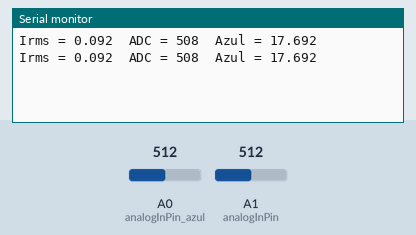
Simulated run of this sketch. Board: Arduino Uno, built with avr-gcc and run on an emulated ATmega328P. Parts: the last lines printed to the serial monitor. The inputs (shaded band) are chosen by the test bench; at power-on: A0 (analogInPin_azul) = 512, A1 (analogInPin) = 512.

Above: at 1.2 s.
1.3 s: A0 (analogInPin_azul) set to 490
At 2.2 s:
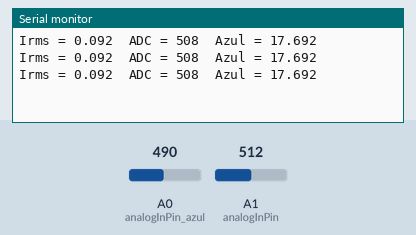
2.8 s: A1 (analogInPin) set to 490
At 3.4 s:
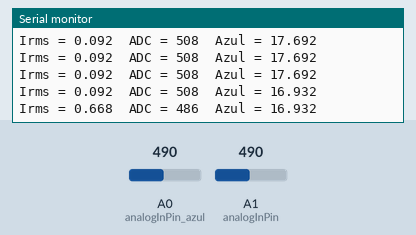
4.3 s: A0 (analogInPin_azul) set to 510
At 5.2 s:
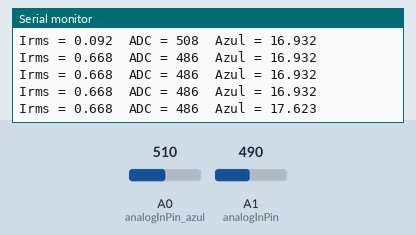
5.8 s: A1 (analogInPin) set to 510
At 6.4 s:
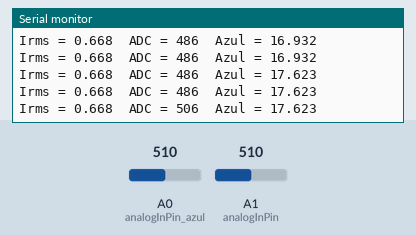
Timing chart, 0 to 8.3 s (numbered marks = the images above; inputs shaded):
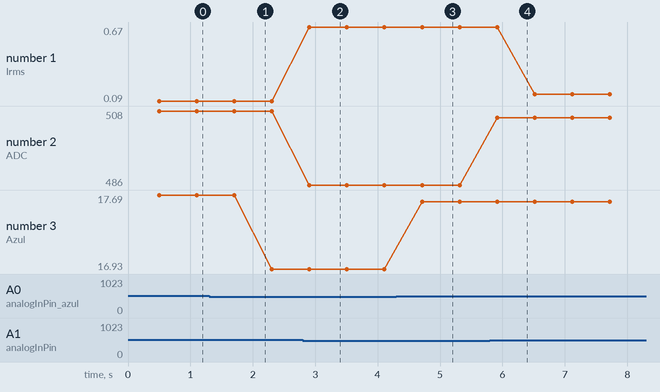

Measured:
- after the input at 2.8 s, the serial monitor: prints a new line after 0.11 s (image 2)
- after the input at 4.3 s, the serial monitor: prints a new line after 0.41 s (image 3)
- after the input at 5.8 s, the serial monitor: prints a new line after 0.11 s (image 4)
- plotted number 1: 0.09 → 0.67 after the input at 2.8 s, 0.67 → 0.14 after the input at 5.8 s
- plotted number 2: 508 → 486 after the input at 2.8 s, 486 → 506 after the input at 5.8 s
- plotted number 3: 17.69 → 16.93 after the input at 1.3 s, 16.93 → 17.62 after the input at 4.3 s

The sketch:

azul10A_y_ACS712.ino
```cpp
/*
  Comparaciòn Sensor YHDC 0-10A y Sensor ACS712

  Toma el dato del pin analògico YHDC 0-10A
  Toma el dato del pin analògico ACS712
  calcula la intensidad de la corriente con valores màximos
  durante medio segundo.

  Muestra el resultado de Irms

  modified 17 Enero 2017
  by Lucho & Andres
*/


// These constants won't change.  They're used to give names
// to the pins used:
const int analogInPin = A1;  // Analog input pin that the potentiometer is attached to
const int analogInPin_azul = A0;  // Analog input pin that the potentiometer is attached to
float sensibilidad = 0.066;
float sensibilidad_azul = 0.5;

float valor_reposo = 2.5;

float voltaje_sensor = 0;
float voltaje_sensor_azul = 0;
float intensidad_pico = 0;
float intensidad_pico_azul = 0;
float ruido = 0;
int ruido_anal = 4;

float sensorValue = 0;        // value read from the pot

float Intensidad_maxima = 0;
float Intensidad_minima = 0;
float Intensidad_maxima_azul = 0;

float val = 0;

void setup() {
  // initialize serial communications at 9600 bps:
  Serial.begin(9600);
}

void loop() {

  float corriente = 0;
  float corriente_azul = 0;
  long tiempo = millis();

  Intensidad_maxima = 0;
  Intensidad_minima = 0;
  Intensidad_maxima_azul = 0;

  while ((millis() - tiempo) < 500)
  {
    voltaje_sensor = (analogRead(analogInPin)-ruido_anal) * (5.0/1023.0);
    corriente = (voltaje_sensor - valor_reposo)/sensibilidad;
    if(corriente > Intensidad_maxima)Intensidad_maxima = corriente;
    if(corriente < Intensidad_minima)Intensidad_minima = corriente;

    voltaje_sensor_azul = analogRead(analogInPin_azul)*(25.0/1023.0);
    corriente_azul = (voltaje_sensor_azul)/sensibilidad_azul;
    if(corriente_azul > Intensidad_maxima_azul)Intensidad_maxima_azul = corriente_azul;
  }

  intensidad_pico = (((Intensidad_maxima - Intensidad_minima)/2) - ruido);
  intensidad_pico_azul = (Intensidad_maxima_azul - ruido);


  //Mostrar valores serial
  mostrar_valores();

}

void mostrar_valores()
{
  float Irms = intensidad_pico * 0.707;
  float Irms_azul =  intensidad_pico_azul * 0.707;
  Serial.print("Irms = " );
  Serial.print(Irms,3);
  Serial.print("  ADC = " );
  Serial.print(analogRead(analogInPin)-ruido_anal);
  Serial.print("  Azul = " );
  Serial.println(Irms_azul,3);
  /*
  Serial.print("  Imax = " );
  Serial.print(Intensidad_maxima);
  Serial.print("  Imin = " );
  Serial.println(Intensidad_minima); */

  delay(100);
}
```
